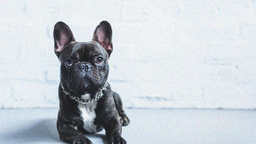
#> input picture src/turtle_draw/images/dog.png, 256 x 144 px, shrunk from 1280 x 720 before the run
$ python image_to_points.py
#> lines starting #> are read from the running program, lines starting #| are printed output that depends on the picture
from pathlib import Path
import cv2
import numpy as np
import matplotlib.pyplot as plt

BASE_DIR = Path(__file__).resolve().parent.parent
IMAGE_PATH = BASE_DIR / "images" / "dog.png"
POINTS_PATH = BASE_DIR / "points.txt"

image = cv2.imread(str(IMAGE_PATH))
#> image is the input picture: shape (144, 256, 3); mean B, G, R 210.4, 204.4, 197.7

if image is None:
    print("Erro ao carregar imagem")
    exit()

image = image[:, :, ::-1]

height, width, _ = image.shape
#> height = 144; width = 256

# =====================================
# GRAYSCALE MANUAL

gray = np.zeros((height, width), dtype=np.float32)

for y in range(height):
    for x in range(width):

        r = image[y, x, 0]
        g = image[y, x, 1]
        b = image[y, x, 2]

        gray[y, x] = (
            0.299 * r +
            0.587 * g +
            0.114 * b
        )
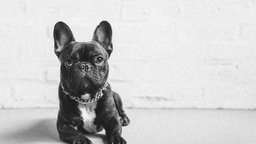
#> gray: shape (144, 256) float32; min 23.33, max 252.2, mean 203.1

# =====================================
# BLUR MANUAL

kernel = np.array([
    [1, 2, 1],
    [2, 4, 2],
    [1, 2, 1]
], dtype=np.float32) / 16

blur = np.zeros_like(gray)

for y in range(1, height - 1):
    for x in range(1, width - 1):

        region = gray[y-1:y+2, x-1:x+2]

        blur[y, x] = np.sum(region * kernel)
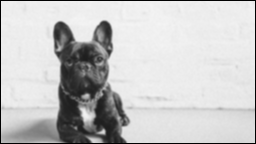
#> blur: shape (144, 256) float32; min 0, max 244.5, mean 198.4

# =====================================
# SOBEL

sobel_x = np.array([
    [-1, 0, 1],
    [-2, 0, 2],
    [-1, 0, 1]
], dtype=np.float32)

sobel_y = np.array([
    [-1, -2, -1],
    [0, 0, 0],
    [1, 2, 1]
], dtype=np.float32)

edges = np.zeros_like(blur)

for y in range(1, height - 1):
    for x in range(1, width - 1):

        region = blur[y-1:y+2, x-1:x+2]

        gx = np.sum(region * sobel_x)
        gy = np.sum(region * sobel_y)

        magnitude = np.sqrt(gx**2 + gy**2)

        edges[y, x] = magnitude
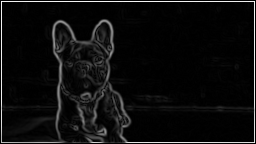
#> edges: shape (144, 256) float32; min 0, max 1003.8, mean 53.7; drawn with min black and max white

# =====================================
# THRESHOLD

threshold = 120

binary = np.zeros_like(edges, dtype=np.uint8)

binary[edges > threshold] = 255

# =====================================
# REMOVER BORDA EXTERNA

margin = 15

binary[:margin, :] = 0
binary[-margin:, :] = 0
binary[:, :margin] = 0
binary[:, -margin:] = 0

# =====================================
# DFS CONTÍNUO

visited = np.zeros_like(binary, dtype=bool)

paths = []

step = 2

# mantém proporção original
scale = 10.0 / max(width, height)
#> scale = 0.0391

draw_width = width * scale
#> draw_width = 10
draw_height = height * scale
#> draw_height = 5.62

offset_x = (11 - draw_width) / 2
#> offset_x = 0.5
offset_y = (11 - draw_height) / 2
#> offset_y = 2.69

def to_turtle(px, py):

    tx = offset_x + px * scale

    ty = 11 - (offset_y + py * scale)

    return tx, ty


def dfs(start_x, start_y):

    stack = [(start_x, start_y)]

    component = []

    visited[start_y, start_x] = True

    while stack:

        cx, cy = stack.pop()

        component.append((cx, cy))

        for dy in [-step, 0, step]:
            for dx in [-step, 0, step]:

                if dx == 0 and dy == 0:
                    continue

                nx = cx + dx
                ny = cy + dy

                if 0 <= nx < width and 0 <= ny < height:

                    if (
                        binary[ny, nx] == 255
                        and not visited[ny, nx]
                    ):

                        visited[ny, nx] = True
                        stack.append((nx, ny))

    return component


for y in range(0, height, step):
    for x in range(0, width, step):

        if binary[y, x] != 255:
            continue

        if visited[y, x]:
            continue

        component = dfs(x, y)

        if len(component) < 30:
            continue

        first = True

        for px, py in component:

            tx, ty = to_turtle(px, py)

            if first:
                paths.append((tx, ty, 0))
                first = False
            else:
                paths.append((tx, ty, 1))

# =====================================
# SALVAR
# =====================================

with open(POINTS_PATH, "w") as f:

    for x, y, pen in paths:

        f.write(f"{x},{y},{pen}\n")

print(f"{len(paths)} pontos salvos")
#| 613 pontos salvos

# =====================================
# MOSTRAR
# =====================================

plt.imshow(binary, cmap="gray")
plt.title("Bordas Detectadas")
plt.show()
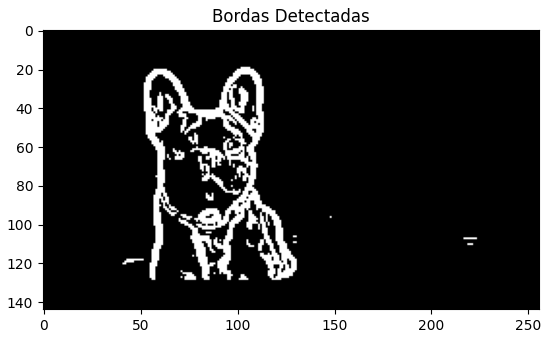
#> figure drawn by matplotlib, 1 panel
